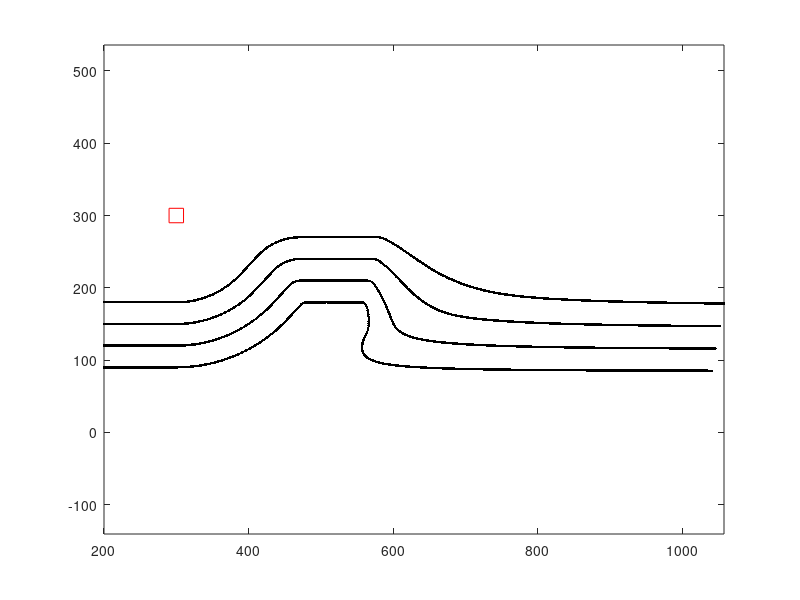

Source code (MATLAB):
% Copyright: Nestor Cardozo 2012

% Plot beds: Synthetic model

% Bed 4
load bed4.txt;
x4 = bed4(:,1)';
y4 = bed4(:,2)';
% Bed 5
load bed5.txt;
x5 = bed5(:,1)';
y5 = bed5(:,2)';
% Bed 6
load bed6.txt;
x6 = bed6(:,1)';
y6 = bed6(:,2)';
% Bed 7
load bed7.txt;
x7 = bed7(:,1)';
y7 = bed7(:,2)';

% Beds in black
plot(x4,y4,'k.');
hold on;
plot(x5,y5,'k.');
plot(x6,y6,'k.');
plot(x7,y7,'k.');
% Area where center of curvature will be searched
axcc = [290 290 310 310 290];
aycc = [290 310 310 290 290];
plot(axcc,aycc,'r');
hold off;
axis equal;